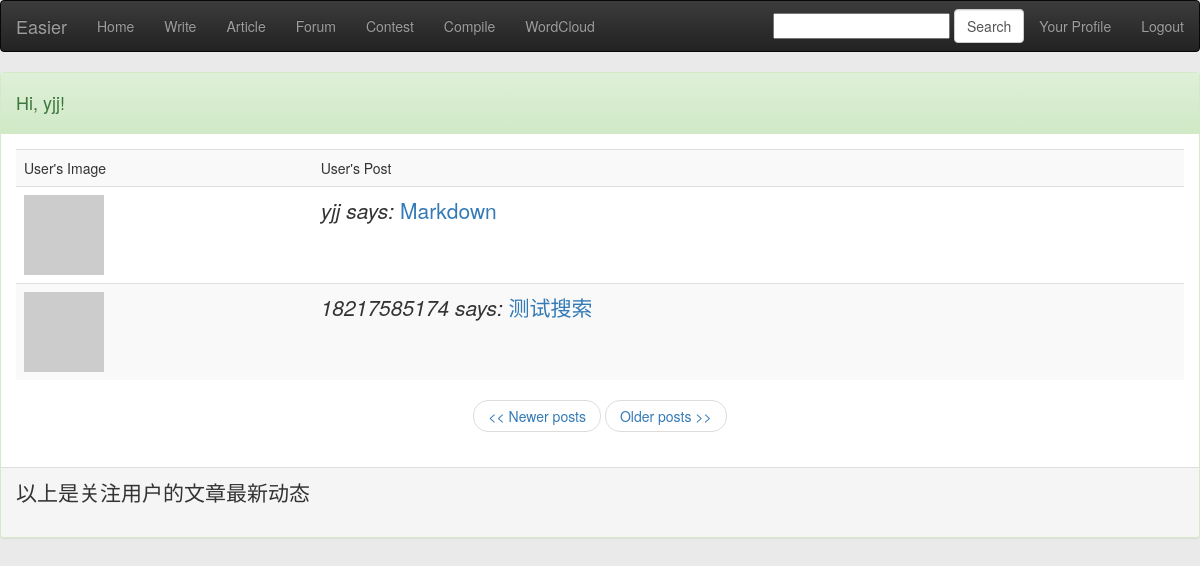
The app's page /index (signed in) with its own data.
### app/models.py (models this page shows, shortened)
class User(db.Model):
    id = db.Column(db.Integer, primary_key=True)
    nickname = db.Column(db.String(64), index=True, unique=True)
    email = db.Column(db.String(120), index=True, unique=True)
    password = db.Column(db.String(120), index=True)
    posts = db.relationship('Post', backref='author', lazy='dynamic')
    cards = db.relationship('Card', backref='participant')
    about_me = db.Column(db.String(140))
    last_seen = db.Column(db.DateTime)
    followed = db.relationship('User',
                               secondary=followers,
                               primaryjoin=(followers.c.follower_id == id),
                               secondaryjoin=(followers.c.followed_id == id),
                               backref=db.backref('followers', lazy='dynamic'),
                               lazy='dynamic')
    def followed_posts(self):
        return Post.query.join(followers, (followers.c.followed_id == Post.user_id)).filter(
            followers.c.follower_id == self.id).order_by(Post.timestamp.desc())
    is_authenticated = True
    is_active = True
    is_anonymous = False
    def avatar(self, size):
        return 'http://www.gravatar.com/avatar/' + md5(self.email.encode('utf8')).hexdigest() + '?d=mm&s=' + str(size)

class Post(db.Model):
    __searchable__ = ['body', 'title']
    __analyzer__ = ChineseAnalyzer()
    id = db.Column(db.Integer, primary_key=True)
    title = db.Column(db.String(100))
    body = db.Column(db.String(140))
    timestamp = db.Column(db.DateTime)
    user_id = db.Column(db.Integer, db.ForeignKey('user.id'))

### app/views.py (the view)
@app.route('/', methods=['GET', 'POST'])
@app.route('/index', methods=['GET', 'POST'])
@app.route('/index/<int:page>', methods=['GET', 'POST'])
@login_required
def index(page=1):
    posts = g.user.followed_posts().paginate(page, POSTS_PER_PAGE, False)
    return render_template('index.html',
        title='Home',
        posts=posts)

### app/forms.py
class SearchForm(Form):
    search = StringField('search', validators=[DataRequired()])

### app/views.py (called while the page is built)
@app.before_request
def before_request():
    g.user = current_user
    g.search_form = SearchForm()
    if g.user.is_authenticated:
        g.user.last_seen = datetime.utcnow()
        db.session.add(g.user)
        db.session.commit()

@lm.user_loader
def load_user(id):
    return User.query.get(int(id))

### app/templates/index.html
{% extends "base.html" %}
{% block content %}
<div class="panel panel-success">
    <div class="panel-heading">
        <h4>Hi, {{g.user.nickname}}!</h4>
    </div>
    <div class="panel-body">
        <table class="table table-striped table-hover">
            <tr>
                <td>User's Image</td>
                <td>User's Post</td>
            </tr>
            {% for post in posts.items %}
                {% include 'post.html' %}
            {% endfor %}
        </table>
        <nav>
            <ul class="pager">
        {% if posts.has_prev %}<li><a href="{{ url_for('index', page = posts.prev_num) }}"><< Newer posts</a></li>{% else %}<li><a href="#"><< Newer posts</a></li>{% endif %}
        {% if posts.has_next %}<li><a href="{{ url_for('index', page = posts.next_num) }}">Older posts >></a></li>{% else %}<li><a href="#">Older posts >></a></li>{% endif %}
            </ul>
        </nav>
    </div>
    <div class="panel-footer">
        <p class="lead">以上是关注用户的文章最新动态</p>
    </div>
</div>
{% endblock %}

### app/templates/post.html
    <tr class="lead">
        <td><a href="{{ url_for('user', nickname = post.author.nickname) }}"><img src="{{post.author.avatar(50)}}"></a></td>
        <td><i>{{post.author.nickname}} says:</i>
        <a href="{{ url_for('article', pk = post.id) }}">{{post.title}}</a></td>
    </tr>

### records on screen
User: user.nickname "yjj"
Post: author.nickname "yjj", title "Markdown"
Post: author.nickname "18217585174", title "测试搜索"
